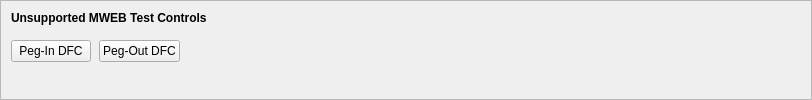
    <widget class="QFrame" name="frameMWEBFeatures">
     <property name="sizePolicy">
      <sizepolicy hsizetype="Expanding" vsizetype="Expanding">
       <horstretch>0</horstretch>
       <verstretch>0</verstretch>
      </sizepolicy>
     </property>
     <property name="maximumSize">
      <size>
       <width>16777215</width>
       <height>16777215</height>
      </size>
     </property>
     <property name="frameShape">
      <enum>QFrame::StyledPanel</enum>
     </property>
     <property name="frameShadow">
      <enum>QFrame::Sunken</enum>
     </property>
     <layout class="QVBoxLayout" name="verticalLayoutMWEBFeatures2">
      <property name="spacing">
       <number>0</number>
      </property>
      <property name="leftMargin">
       <number>0</number>
      </property>
      <property name="topMargin">
       <number>0</number>
      </property>
      <property name="rightMargin">
       <number>0</number>
      </property>
      <property name="bottomMargin">
       <number>6</number>
      </property>
      <item>
       <layout class="QVBoxLayout" name="verticalLayoutMWEBFeatures" stretch="0,0,1">
        <property name="spacing">
         <number>0</number>
        </property>
        <property name="leftMargin">
         <number>10</number>
        </property>
        <property name="topMargin">
         <number>10</number>
        </property>
        <item>
         <layout class="QHBoxLayout" name="horizontalLayoutMWEBFeatures1">
          <property name="bottomMargin">
           <number>15</number>
          </property>
          <item>
           <widget class="QLabel" name="labelMWEBFeatures">
            <property name="sizePolicy">
             <sizepolicy hsizetype="Preferred" vsizetype="Maximum">
              <horstretch>0</horstretch>
              <verstretch>0</verstretch>
             </sizepolicy>
            </property>
            <property name="font">
             <font>
              <weight>75</weight>
              <bold>true</bold>
             </font>
            </property>
            <property name="styleSheet">
             <string notr="true">font-weight:bold;</string>
            </property>
            <property name="text">
             <string>Unsupported MWEB Test Controls</string>
            </property>
           </widget>
          </item>
         </layout>
        </item>
        <item>
         <layout class="QHBoxLayout" name="horizontalLayoutMWEBFeatures2" stretch="0,0,0">
          <property name="spacing">
           <number>8</number>
          </property>
          <property name="bottomMargin">
           <number>10</number>
          </property>
          <item>
           <widget class="QPushButton" name="pushButtonMWEBPegIn">
            <property name="styleSheet">
             <string notr="true"/>
            </property>
            <property name="text">
             <string>Peg-In DFC</string>
            </property>
            <property name="checkable">
             <bool>true</bool>
            </property>
            <property name="autoDefault">
             <bool>false</bool>
            </property>
           </widget>
          </item>
          <item>
           <widget class="QPushButton" name="pushButtonMWEBPegOut">
            <property name="styleSheet">
             <string notr="true"/>
            </property>
            <property name="text">
             <string>Peg-Out DFC</string>
            </property>
            <property name="checkable">
             <bool>true</bool>
            </property>
            <property name="autoDefault">
             <bool>false</bool>
            </property>
           </widget>
          </item>
          <item>
           <spacer name="horizontalSpacerMWEBFeatures">
            <property name="orientation">
             <enum>Qt::Horizontal</enum>
            </property>
            <property name="sizeHint" stdset="0">
             <size>
              <width>40</width>
              <height>1</height>
             </size>
            </property>
           </spacer>
          </item>
         </layout>
        </item>
        <item>
         <spacer name="verticalSpacerMWEBFeatures">
          <property name="orientation">
           <enum>Qt::Vertical</enum>
          </property>
          <property name="sizeHint" stdset="0">
           <size>
            <width>800</width>
            <height>1</height>
           </size>
          </property>
         </spacer>
        </item>
       </layout>
      </item>
     </layout>
    </widget>
